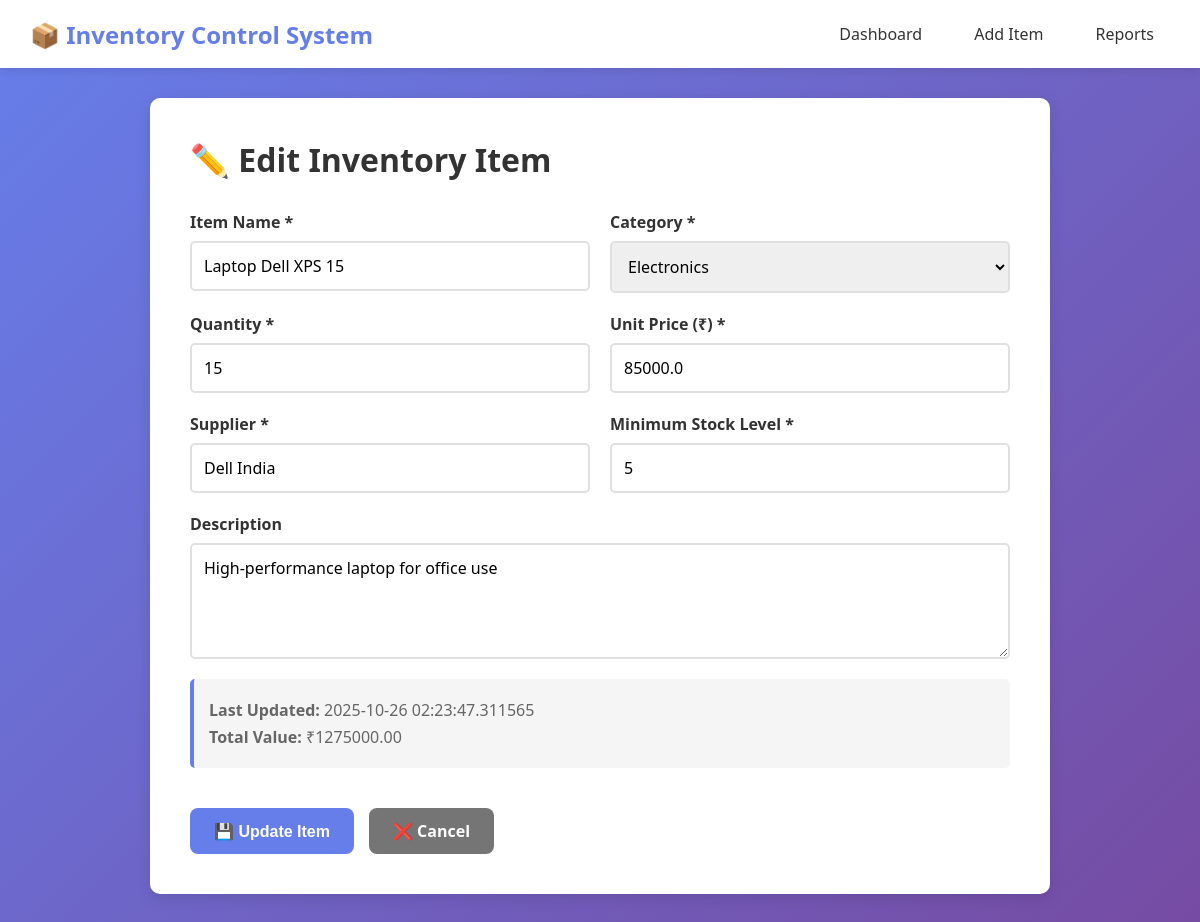
Screenshot of /edit/1 with the database file from the repository.
### tables this page shows
CREATE TABLE inventory (
            id INTEGER PRIMARY KEY AUTOINCREMENT,
            name TEXT NOT NULL,
            category TEXT NOT NULL,
            quantity INTEGER NOT NULL,
            unit_price REAL NOT NULL,
            supplier TEXT,
            min_stock_level INTEGER DEFAULT 10,
            description TEXT,
            last_updated TIMESTAMP DEFAULT CURRENT_TIMESTAMP
        );

### app.py (the view, shortened to what this page needs)
@app.route('/edit/<int:id>', methods=['GET', 'POST'])
def edit_item(id):
    conn = get_db_connection()
    item = conn.execute('SELECT * FROM inventory WHERE id = ?', (id,)).fetchone()
    conn.close()
    if item is None:
        return "Item not found", 404
    return render_template('edit_item.html', item=item)

### database.py (called while the page is built)
def get_db_connection():
    conn = sqlite3.connect(DATABASE)
    conn.row_factory = sqlite3.Row
    return conn

### templates/edit_item.html (shortened to what this page needs)
<!DOCTYPE html>
<html lang="en">
<head>
    <link rel="stylesheet" href="{{ url_for('static', filename='css/style.css') }}">
</head>
<body>
    <nav class="navbar">
        <div class="nav-brand">📦 Inventory Control System</div>
        <div class="nav-links">
            <a href="{{ url_for('index') }}">Dashboard</a>
            <a href="{{ url_for('add_item') }}">Add Item</a>
            <a href="{{ url_for('reports') }}">Reports</a>
        </div>
    </nav>
    <div class="container">
        <div class="form-container">
            <h1>✏️ Edit Inventory Item</h1>
            <form method="POST" action="{{ url_for('edit_item', id=item['id']) }}" class="item-form">
                <div class="form-row">
                    <div class="form-group">
                        <label for="name">Item Name *</label>
                        <input type="text" id="name" name="name" required value="{{ item['name'] }}">
                    </div>
                    <div class="form-group">
                        <label for="category">Category *</label>
                        <select id="category" name="category" required>
                            <option value="Electronics" {% if item['category'] == 'Electronics' %}selected{% endif %}>Electronics</option>
                        </select>
                    </div>
                </div>
                <div class="form-row">
                    <div class="form-group">
                        <label for="quantity">Quantity *</label>
                        <input type="number" id="quantity" name="quantity" required min="0" value="{{ item['quantity'] }}">
                    </div>
                    <div class="form-group">
                        <label for="unit_price">Unit Price (₹) *</label>
                        <input type="number" id="unit_price" name="unit_price" required min="0" step="0.01" value="{{ item['unit_price'] }}">
                    </div>
                </div>
                <div class="form-row">
                    <div class="form-group">
                        <label for="supplier">Supplier *</label>
                        <input type="text" id="supplier" name="supplier" required value="{{ item['supplier'] }}">
                    </div>
                    <div class="form-group">
                        <label for="min_stock_level">Minimum Stock Level *</label>
                        <input type="number" id="min_stock_level" name="min_stock_level" required min="0" value="{{ item['min_stock_level'] }}">
                    </div>
                </div>
                <div class="form-group full-width">
                    <label for="description">Description</label>
                    <textarea id="description" name="description" rows="4">{{ item['description'] or '' }}</textarea>
                </div>
                <div class="info-box">
                    <p><strong>Last Updated:</strong> {{ item['last_updated'] }}</p>
                    <p><strong>Total Value:</strong> ₹{{ "%.2f"|format(item['quantity'] * item['unit_price']) }}</p>
                </div>
                <div class="form-actions">
                    <button type="submit" class="btn btn-primary">💾 Update Item</button>
                    <a href="{{ url_for('index') }}" class="btn btn-secondary">❌ Cancel</a>
                </div>
            </form>
        </div>
    </div>
</body>
</html>

### static/css/style.css (style rules this page uses)
* { margin: 0; padding: 0; box-sizing: border-box; }
body { font-family: 'Segoe UI', Tahoma, Geneva, Verdana, sans-serif; background: linear-gradient(135deg, #667eea 0%, #764ba2 100%); min-height: 100vh; padding-bottom: 50px; }
.navbar { background: white; padding: 15px 30px; box-shadow: 0 2px 10px rgba(0,0,0,0.1); display: flex; justify-content: space-between; align-items: center; margin-bottom: 30px; }
.nav-brand { font-size: 24px; font-weight: bold; color: #667eea; }
.nav-links { display: flex; gap: 20px; }
.nav-links a { text-decoration: none; color: #333; padding: 8px 16px; border-radius: 5px; transition: all 0.3s; }
.container { max-width: 1400px; margin: 0 auto; padding: 0 20px; }
.btn { padding: 12px 24px; border: none; border-radius: 8px; font-size: 16px; font-weight: 600; cursor: pointer; transition: all 0.3s; text-decoration: none; display: inline-block; }
.btn-primary { background: #667eea; color: white; }
.btn-secondary { background: #757575; color: white; }
.form-container { background: white; padding: 40px; border-radius: 10px; box-shadow: 0 4px 15px rgba(0,0,0,0.1); max-width: 900px; margin: 0 auto; }
.form-container h1 { color: #333; margin-bottom: 30px; }
.item-form { display: flex; flex-direction: column; gap: 20px; }
.form-row { display: grid; grid-template-columns: 1fr 1fr; gap: 20px; }
.form-group { display: flex; flex-direction: column; gap: 8px; }
.form-group.full-width { grid-column: 1 / -1; }
.form-group label { font-weight: 600; color: #333; }
.form-group input, .form-group select, .form-group textarea { padding: 12px; border: 2px solid #e0e0e0; border-radius: 5px; font-size: 16px; font-family: inherit; transition: border-color 0.3s; }
.form-actions { display: flex; gap: 15px; margin-top: 20px; }
.info-box { background: #f5f5f5; padding: 15px; border-radius: 5px; border-left: 4px solid #667eea; }
.info-box p { margin: 5px 0; color: #666; }

### rows the page displays
inventory: name "Laptop Dell XPS 15", category "Electronics", quantity "15", unit_price "85000.0", supplier "Dell India", min_stock_level "5", description "High-performance laptop for office use", last_updated "2025-10-26 02:23:47.311565", item['quantity']*item['unit_price'] "1275000.00"
